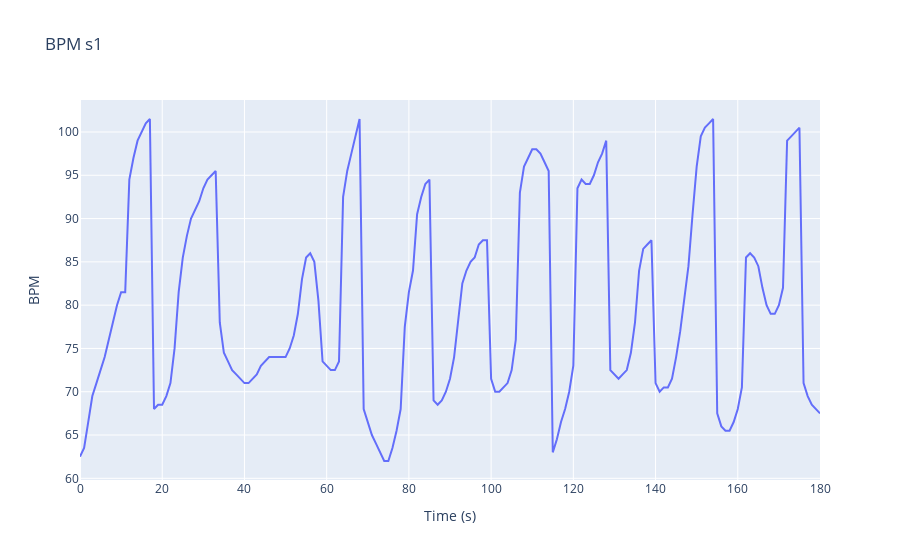

Notebook cell for this chart:
### Code cell
subject = videoFileName.split('\\')[1]
px.line(x=timesGT, y=bpmGT, title=f'BPM {subject}', labels={'x':'Time (s)', 'y':'BPM'})

### Figure 1 — Plotly figure (JSON) as saved in the notebook; plotly's stock layout.template omitted (floating-point values rounded to 4 significant figures; data arrays with more than 128 entries replaced by an {"elided": "..."} marker saying what was removed)
{"data": [{"hovertemplate": "Time (s)=%{x}<br>BPM=%{y}<extra></extra>", "legendgroup": "", "line": {"color": "#636efa", "dash": "solid"}, "marker": {"symbol": "circle"}, "mode": "lines", "name": "", "orientation": "v", "showlegend": false, "type": "scatter", "x": {"elided": "181 int values"}, "xaxis": "x", "y": {"elided": "181 float values"}, "yaxis": "y"}], "layout": {"legend": {"tracegroupgap": 0}, "title": {"text": "BPM s1"}, "xaxis": {"anchor": "y", "domain": [0, 1], "title": {"text": "Time (s)"}}, "yaxis": {"anchor": "x", "domain": [0, 1], "title": {"text": "BPM"}}}}
